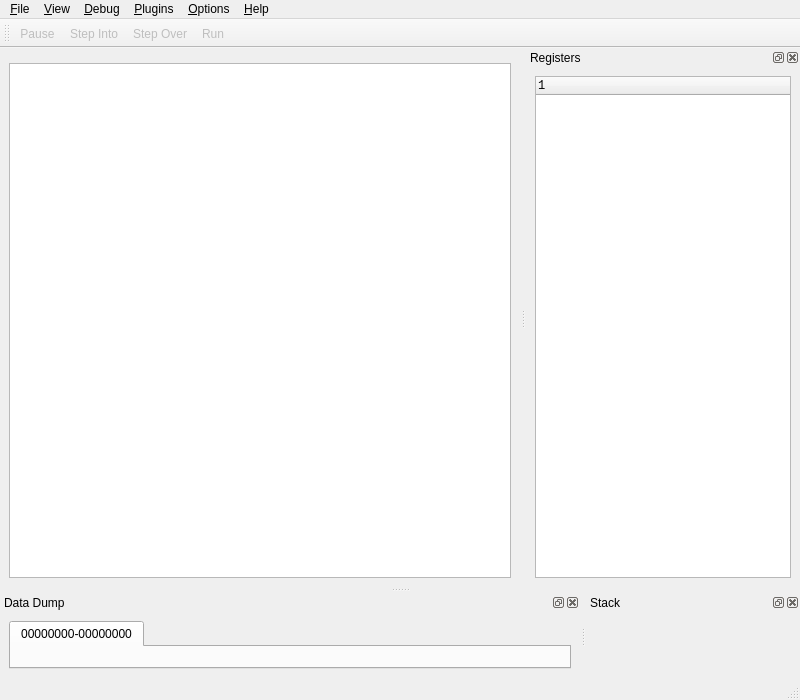
<?xml version="1.0" encoding="UTF-8"?>
<ui version="4.0">
 <author>Evan Teran</author>
 <class>Debugger</class>
 <widget class="QMainWindow" name="Debugger">
  <property name="geometry">
   <rect>
    <x>0</x>
    <y>0</y>
    <width>800</width>
    <height>700</height>
   </rect>
  </property>
  <property name="windowTitle">
   <string>edb</string>
  </property>
  <widget class="QWidget" name="centralwidget">
   <layout class="QVBoxLayout" name="verticalLayout">
    <item>
     <widget class="QDisassemblyView" name="cpuView" native="true"/>
    </item>
    <item>
     <widget class="QListView" name="listView">
      <property name="font">
       <font>
        <family>Monospace</family>
        <pointsize>10</pointsize>
       </font>
      </property>
      <property name="editTriggers">
       <set>QAbstractItemView::NoEditTriggers</set>
      </property>
     </widget>
    </item>
   </layout>
  </widget>
  <widget class="QMenuBar" name="menubar">
   <property name="geometry">
    <rect>
     <x>0</x>
     <y>0</y>
     <width>800</width>
     <height>21</height>
    </rect>
   </property>
   <widget class="QMenu" name="menu_help">
    <property name="title">
     <string>&amp;Help</string>
    </property>
    <addaction name="action_Help"/>
    <addaction name="separator"/>
    <addaction name="action_About"/>
    <addaction name="actionAbout_QT"/>
   </widget>
   <widget class="QMenu" name="menu_View">
    <property name="title">
     <string>&amp;View</string>
    </property>
    <addaction name="action_Memory_Regions"/>
    <addaction name="action_Threads"/>
    <addaction name="separator"/>
   </widget>
   <widget class="QMenu" name="menu_Plugins">
    <property name="title">
     <string>&amp;Plugins</string>
    </property>
    <addaction name="action_Plugins"/>
    <addaction name="separator"/>
   </widget>
   <widget class="QMenu" name="menu_Options">
    <property name="title">
     <string>&amp;Options</string>
    </property>
    <addaction name="action_Configure_Debugger"/>
    <addaction name="actionApplication_Arguments"/>
    <addaction name="actionApplication_Working_Directory"/>
   </widget>
   <widget class="QMenu" name="menu_File">
    <property name="title">
     <string>&amp;File</string>
    </property>
    <addaction name="action_Open"/>
    <addaction name="action_Attach"/>
    <addaction name="action_Recent_Files"/>
    <addaction name="separator"/>
    <addaction name="actionE_xit"/>
   </widget>
   <widget class="QMenu" name="menu_Debug">
    <property name="title">
     <string>&amp;Debug</string>
    </property>
    <addaction name="action_Run"/>
    <addaction name="action_Pause"/>
    <addaction name="action_Restart"/>
    <addaction name="action_Detach"/>
    <addaction name="action_Kill"/>
    <addaction name="separator"/>
    <addaction name="action_Step_Into"/>
    <addaction name="action_Step_Over"/>
    <addaction name="separator"/>
    <addaction name="action_Run_Pass_Signal_To_Application"/>
    <addaction name="action_Step_Into_Pass_Signal_To_Application"/>
    <addaction name="action_Step_Over_Pass_Signal_To_Application"/>
    <addaction name="separator"/>
    <addaction name="actionRun_Until_Return"/>
   </widget>
   <addaction name="menu_File"/>
   <addaction name="menu_View"/>
   <addaction name="menu_Debug"/>
   <addaction name="menu_Plugins"/>
   <addaction name="menu_Options"/>
   <addaction name="menu_help"/>
  </widget>
  <widget class="QStatusBar" name="statusbar"/>
  <widget class="QDockWidget" name="registersDock">
   <property name="windowTitle">
    <string>Registers</string>
   </property>
   <attribute name="dockWidgetArea">
    <number>2</number>
   </attribute>
   <widget class="QWidget" name="dockWidgetContents_3">
    <layout class="QGridLayout">
     <item row="0" column="0">
      <widget class="RegisterListWidget" name="registerList">
       <property name="font">
        <font>
         <family>Monospace</family>
         <pointsize>9</pointsize>
        </font>
       </property>
       <column>
        <property name="text">
         <string>1</string>
        </property>
       </column>
      </widget>
     </item>
    </layout>
   </widget>
  </widget>
  <widget class="QDockWidget" name="dataDock">
   <property name="windowTitle">
    <string>Data Dump</string>
   </property>
   <attribute name="dockWidgetArea">
    <number>8</number>
   </attribute>
   <widget class="QWidget" name="dockWidgetContents_4">
    <layout class="QGridLayout">
     <item row="0" column="0">
      <widget class="TabWidget" name="tabWidget">
       <widget class="QWidget" name="tab">
        <attribute name="title">
         <string>00000000-00000000</string>
        </attribute>
        <layout class="QGridLayout"/>
       </widget>
      </widget>
     </item>
    </layout>
   </widget>
  </widget>
  <widget class="QDockWidget" name="stackDock">
   <property name="windowTitle">
    <string>Stack</string>
   </property>
   <attribute name="dockWidgetArea">
    <number>8</number>
   </attribute>
   <widget class="QWidget" name="dockWidgetContents">
    <layout class="QGridLayout"/>
   </widget>
  </widget>
  <widget class="QToolBar" name="toolBar">
   <property name="windowTitle">
    <string>ToolBar</string>
   </property>
   <property name="orientation">
    <enum>Qt::Horizontal</enum>
   </property>
   <attribute name="toolBarArea">
    <enum>TopToolBarArea</enum>
   </attribute>
   <attribute name="toolBarBreak">
    <bool>false</bool>
   </attribute>
   <addaction name="action_Pause"/>
   <addaction name="action_Step_Into"/>
   <addaction name="action_Step_Over"/>
   <addaction name="action_Run"/>
  </widget>
  <action name="action_Open">
   <property name="icon">
    <iconset resource="debugger.qrc">
     <normaloff>:/debugger/images/edb22-action-open.png</normaloff>:/debugger/images/edb22-action-open.png</iconset>
   </property>
   <property name="text">
    <string>&amp;Open</string>
   </property>
  </action>
  <action name="action_Attach">
   <property name="text">
    <string>&amp;Attach</string>
   </property>
  </action>
  <action name="actionE_xit">
   <property name="text">
    <string>E&amp;xit</string>
   </property>
  </action>
  <action name="action_Memory_Regions">
   <property name="text">
    <string>&amp;Memory Regions</string>
   </property>
   <property name="shortcut">
    <string>Ctrl+M</string>
   </property>
  </action>
  <action name="action_Single_Step">
   <property name="text">
    <string>&amp;Step Into</string>
   </property>
   <property name="shortcut">
    <string/>
   </property>
  </action>
  <action name="action_Run">
   <property name="enabled">
    <bool>false</bool>
   </property>
   <property name="icon">
    <iconset resource="debugger.qrc">
     <normaloff>:/debugger/images/edb22-action-run.png</normaloff>:/debugger/images/edb22-action-run.png</iconset>
   </property>
   <property name="text">
    <string>&amp;Run</string>
   </property>
   <property name="shortcut">
    <string>F9</string>
   </property>
  </action>
  <action name="action_Pause">
   <property name="enabled">
    <bool>false</bool>
   </property>
   <property name="icon">
    <iconset resource="debugger.qrc">
     <normaloff>:/debugger/images/edb22-action-break.png</normaloff>:/debugger/images/edb22-action-break.png</iconset>
   </property>
   <property name="text">
    <string>&amp;Pause</string>
   </property>
   <property name="shortcut">
    <string>F11</string>
   </property>
  </action>
  <action name="action_Restart">
   <property name="enabled">
    <bool>false</bool>
   </property>
   <property name="text">
    <string>&amp;Restart</string>
   </property>
  </action>
  <action name="action_Detach">
   <property name="enabled">
    <bool>false</bool>
   </property>
   <property name="text">
    <string>&amp;Detach</string>
   </property>
   <property name="iconText">
    <string>Detach</string>
   </property>
   <property name="toolTip">
    <string>Detach</string>
   </property>
  </action>
  <action name="action_Step_Into">
   <property name="enabled">
    <bool>false</bool>
   </property>
   <property name="icon">
    <iconset resource="debugger.qrc">
     <normaloff>:/debugger/images/edb22-action-stepi.png</normaloff>:/debugger/images/edb22-action-stepi.png</iconset>
   </property>
   <property name="text">
    <string>&amp;Step Into</string>
   </property>
   <property name="shortcut">
    <string>F7</string>
   </property>
  </action>
  <action name="action_Step_Over">
   <property name="enabled">
    <bool>false</bool>
   </property>
   <property name="icon">
    <iconset resource="debugger.qrc">
     <normaloff>:/debugger/images/edb22-action-stepoveri.png</normaloff>:/debugger/images/edb22-action-stepoveri.png</iconset>
   </property>
   <property name="text">
    <string>&amp;Step Over</string>
   </property>
   <property name="shortcut">
    <string>F8</string>
   </property>
  </action>
  <action name="action_About">
   <property name="text">
    <string>&amp;About</string>
   </property>
  </action>
  <action name="action_Help">
   <property name="enabled">
    <bool>false</bool>
   </property>
   <property name="text">
    <string>&amp;Help</string>
   </property>
   <property name="shortcut">
    <string>F1</string>
   </property>
  </action>
  <action name="action_Toggle_Breakpoint">
   <property name="enabled">
    <bool>false</bool>
   </property>
   <property name="text">
    <string>&amp;Toggle Breakpoint</string>
   </property>
   <property name="shortcut">
    <string>F2</string>
   </property>
  </action>
  <action name="action_Configure_Debugger">
   <property name="text">
    <string>&amp;Preferences</string>
   </property>
  </action>
  <action name="actionAbout_QT">
   <property name="text">
    <string>About &amp;QT</string>
   </property>
  </action>
  <action name="action_Breakpoint_Manager">
   <property name="text">
    <string>&amp;Breakpoint Manager</string>
   </property>
  </action>
  <action name="actionApplication_Arguments">
   <property name="text">
    <string>Application &amp;Arguments</string>
   </property>
  </action>
  <action name="actionRun_Until_Return">
   <property name="enabled">
    <bool>false</bool>
   </property>
   <property name="text">
    <string>Run &amp;Until Return</string>
   </property>
  </action>
  <action name="action_Step_Into_Pass_Signal_To_Application">
   <property name="enabled">
    <bool>false</bool>
   </property>
   <property name="icon">
    <iconset resource="debugger.qrc">
     <normaloff>:/debugger/images/edb22-action-stepi.png</normaloff>:/debugger/images/edb22-action-stepi.png</iconset>
   </property>
   <property name="text">
    <string>&amp;Step Into (Pass Signal To Application)</string>
   </property>
   <property name="shortcut">
    <string>Shift+F7</string>
   </property>
  </action>
  <action name="action_Step_Over_Pass_Signal_To_Application">
   <property name="enabled">
    <bool>false</bool>
   </property>
   <property name="icon">
    <iconset resource="debugger.qrc">
     <normaloff>:/debugger/images/edb22-action-stepover.png</normaloff>:/debugger/images/edb22-action-stepover.png</iconset>
   </property>
   <property name="text">
    <string>&amp;Step Over (Pass Signal To Application)</string>
   </property>
   <property name="shortcut">
    <string>Shift+F8</string>
   </property>
  </action>
  <action name="action_Run_Pass_Signal_To_Application">
   <property name="enabled">
    <bool>false</bool>
   </property>
   <property name="icon">
    <iconset resource="debugger.qrc">
     <normaloff>:/debugger/images/edb22-action-run.png</normaloff>:/debugger/images/edb22-action-run.png</iconset>
   </property>
   <property name="text">
    <string>&amp;Run (Pass Signal To Application)</string>
   </property>
   <property name="shortcut">
    <string>Shift+F9</string>
   </property>
  </action>
  <action name="action_Recent_Files">
   <property name="text">
    <string>&amp;Recent Files</string>
   </property>
  </action>
  <action name="actionApplication_Working_Directory">
   <property name="text">
    <string>Application &amp;Working Directory</string>
   </property>
  </action>
  <action name="action_Kill">
   <property name="enabled">
    <bool>false</bool>
   </property>
   <property name="text">
    <string>&amp;Kill</string>
   </property>
  </action>
  <action name="action_Plugins">
   <property name="text">
    <string>&amp;Plugins</string>
   </property>
  </action>
  <action name="action_Threads">
   <property name="text">
    <string>&amp;Threads</string>
   </property>
   <property name="shortcut">
    <string>Ctrl+T</string>
   </property>
  </action>
 </widget>
 <customwidgets>
  <customwidget>
   <class>RegisterListWidget</class>
   <extends>QTreeWidget</extends>
   <header>RegisterListWidget.h</header>
  </customwidget>
  <customwidget>
   <class>QDisassemblyView</class>
   <extends>QWidget</extends>
   <header>QDisassemblyView.h</header>
  </customwidget>
  <customwidget>
   <class>TabWidget</class>
   <extends>QTabWidget</extends>
   <header>TabWidget.h</header>
   <container>1</container>
  </customwidget>
 </customwidgets>
 <resources>
  <include location="debugger.qrc"/>
 </resources>
 <connections>
  <connection>
   <sender>actionE_xit</sender>
   <signal>triggered()</signal>
   <receiver>Debugger</receiver>
   <slot>close()</slot>
   <hints>
    <hint type="sourcelabel">
     <x>-1</x>
     <y>-1</y>
    </hint>
    <hint type="destinationlabel">
     <x>494</x>
     <y>437</y>
    </hint>
   </hints>
  </connection>
 </connections>
</ui>
